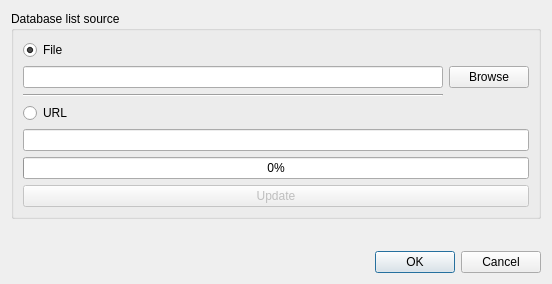
<?xml version="1.0" encoding="UTF-8"?>
<ui version="4.0">
 <class>Dialog</class>
 <widget class="QDialog" name="Dialog">
  <property name="geometry">
   <rect>
    <x>0</x>
    <y>0</y>
    <width>552</width>
    <height>284</height>
   </rect>
  </property>
  <property name="windowTitle">
   <string>Dialog</string>
  </property>
  <layout class="QVBoxLayout" name="verticalLayout_2">
   <item>
    <widget class="QGroupBox" name="groupBox">
     <property name="sizePolicy">
      <sizepolicy hsizetype="Preferred" vsizetype="Fixed">
       <horstretch>0</horstretch>
       <verstretch>0</verstretch>
      </sizepolicy>
     </property>
     <property name="title">
      <string>Database list source</string>
     </property>
     <layout class="QGridLayout" name="gridLayout_2">
      <item row="0" column="0">
       <layout class="QGridLayout" name="gridLayout">
        <item row="0" column="0">
         <widget class="QRadioButton" name="fileRadioButton">
          <property name="text">
           <string>File</string>
          </property>
          <property name="checked">
           <bool>true</bool>
          </property>
         </widget>
        </item>
        <item row="3" column="0">
         <widget class="QRadioButton" name="URLRadioButton">
          <property name="text">
           <string>URL</string>
          </property>
         </widget>
        </item>
        <item row="4" column="0" colspan="2">
         <widget class="QLineEdit" name="URLLineEdit">
          <property name="sizeIncrement">
           <size>
            <width>1</width>
            <height>0</height>
           </size>
          </property>
         </widget>
        </item>
        <item row="1" column="1">
         <widget class="QPushButton" name="browsePushButton">
          <property name="sizePolicy">
           <sizepolicy hsizetype="Fixed" vsizetype="Fixed">
            <horstretch>0</horstretch>
            <verstretch>0</verstretch>
           </sizepolicy>
          </property>
          <property name="text">
           <string>Browse</string>
          </property>
         </widget>
        </item>
        <item row="1" column="0">
         <widget class="QLineEdit" name="fileFileEdit">
          <property name="sizePolicy">
           <sizepolicy hsizetype="Expanding" vsizetype="Fixed">
            <horstretch>1</horstretch>
            <verstretch>0</verstretch>
           </sizepolicy>
          </property>
         </widget>
        </item>
        <item row="2" column="0">
         <widget class="Line" name="line">
          <property name="orientation">
           <enum>Qt::Horizontal</enum>
          </property>
         </widget>
        </item>
       </layout>
      </item>
      <item row="2" column="0">
       <widget class="QPushButton" name="UpdateButton">
        <property name="enabled">
         <bool>false</bool>
        </property>
        <property name="text">
         <string>Update</string>
        </property>
       </widget>
      </item>
      <item row="1" column="0">
       <widget class="QProgressBar" name="progressBar">
        <property name="value">
         <number>0</number>
        </property>
       </widget>
      </item>
     </layout>
    </widget>
   </item>
   <item>
    <spacer name="verticalSpacer">
     <property name="orientation">
      <enum>Qt::Vertical</enum>
     </property>
     <property name="sizeHint" stdset="0">
      <size>
       <width>20</width>
       <height>40</height>
      </size>
     </property>
    </spacer>
   </item>
   <item>
    <widget class="QDialogButtonBox" name="buttonBox">
     <property name="orientation">
      <enum>Qt::Horizontal</enum>
     </property>
     <property name="standardButtons">
      <set>QDialogButtonBox::Cancel|QDialogButtonBox::Ok</set>
     </property>
    </widget>
   </item>
  </layout>
 </widget>
 <resources/>
 <connections>
  <connection>
   <sender>buttonBox</sender>
   <signal>accepted()</signal>
   <receiver>Dialog</receiver>
   <slot>accept()</slot>
   <hints>
    <hint type="sourcelabel">
     <x>248</x>
     <y>254</y>
    </hint>
    <hint type="destinationlabel">
     <x>157</x>
     <y>274</y>
    </hint>
   </hints>
  </connection>
  <connection>
   <sender>buttonBox</sender>
   <signal>rejected()</signal>
   <receiver>Dialog</receiver>
   <slot>reject()</slot>
   <hints>
    <hint type="sourcelabel">
     <x>316</x>
     <y>260</y>
    </hint>
    <hint type="destinationlabel">
     <x>286</x>
     <y>274</y>
    </hint>
   </hints>
  </connection>
 </connections>
</ui>
